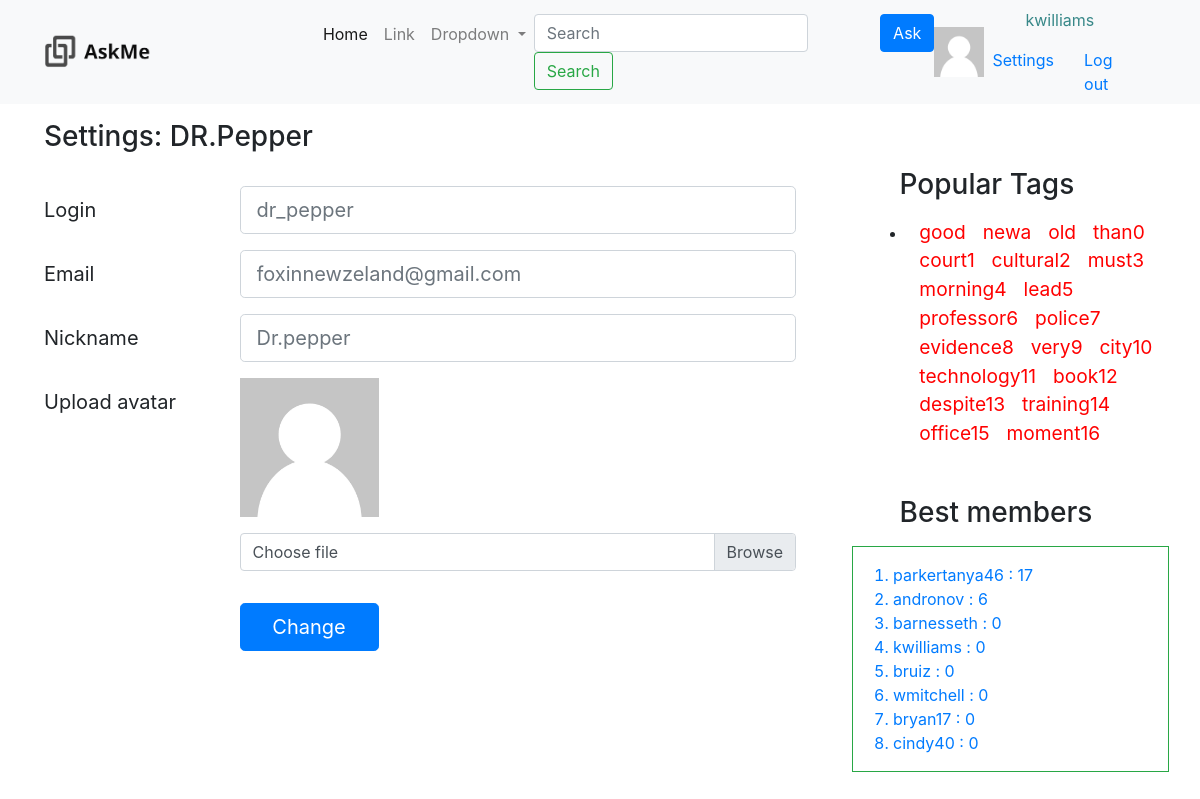
/settings/ (signed in), run on the app's committed database.
### asker/models.py (models this page shows, shortened)
class Tag (models.Model):
    tagname = models.CharField(max_length = 128)
    objects = TagManager()
    count = models.IntegerField(default=0)

class Profile (models.Model):
    user = models.OneToOneField(settings.AUTH_USER_MODEL, on_delete=models.CASCADE)
    rating = models.IntegerField(default=0)
    objects = ProfileManager()

### asker/views.py (the view)
# urls.py: path('settings/', views.settings, name ='settings'),
def settings(request):
    flag = 0
    username = 'none'
    if request.user.is_authenticated:
        flag = 1
        username = request.user.username
    users_top = Profile.objects.user_top()
    popular_tags = Tag.objects.popular_tags()
    return render(request, 'settings.html' , {'is_login' : flag , 'users_top' : users_top ,
                                              'popular_tags' : popular_tags,
                                              'username': username
                                              })

### asker/models.py (called while the page is built)
    def user_top(self):
        return self.order_by('-rating') [:8]

    def popular_tags(self):
        return self.order_by('-count')[:20]

### templates/settings.html (shortened to what this page needs)
{% extends "base.html" %}
{% load static %}
{% block content %}
    <div class="col -8">
        <div class="row">
            <h3>Settings: DR.Pepper</h3>
            <form class=" mt-4">
                <div class="form-group row">
                    <label for="colFormLabelLg" class="col-sm-3 col-form-label col-form-label-lg">Login</label>
                    <div class="col-sm-9">
                      <input type="email" class="form-control form-control-lg" id="colFormLabelLg" placeholder="dr_pepper">
                    </div>
                </div>
                <div class="form-group row">
                    <label for="colFormLabelLg" class="col-sm-3 col-form-label col-form-label-lg">Email</label>
                    <div class="col-sm-9">
                      <input type="email" class="form-control form-control-lg" id="colFormLabelLg" placeholder="foxinnewzeland@gmail.com">
                    </div>
                </div>
                <div class="form-group row">
                    <label for="colFormLabelLg" class="col-sm-3 col-form-label col-form-label-lg">Nickname</label>
                    <div class="col-sm-9">
                      <input type="email" class="form-control form-control-lg" id="colFormLabelLg" placeholder="Dr.pepper">
                    </div>
                </div>
                <div class="form-group row">
                    <label for="colFormLabelLg" class="col-sm-3 col-form-label col-form-label-lg">Upload avatar</label>
                    <div class="col-sm-9">
                     <img class = "settings_image" src = "{% static "img/avatar.png" %}">
                        <div class="custom-file">
                            <label class="custom-file-label mt-3" for="customFile">Choose file</label>
                            <button type="button" class="btn btn-primary btn-lg w-25 ml-0 mt-5">Change</button>
                        </div>
                    </div>
                </div>
            </form>
        </div>
    </div>
{% endblock %}

### templates/base.html (shortened to what this page needs)
{% load static %}
<!doctype html>
<html lang="en">
  <head>
    <link rel="stylesheet" href=" {% static "css/bootstrap.min.css" %}">
    <link rel="stylesheet" href= " {% static "css/index.css" %}">
  </head>
  <body>
    <nav class="navbar navbar-expand-lg navbar-light bg-light">
      <a class="navbar-brand w-25 h-25" href="{% url 'index'%}">
        <img class="ml-3" src="{% static "img\logo1.png" %}" alt="logo" width="45%" height="25%">
      </a>
      <div class="collapse navbar-collapse" id="navbarSupportedContent">
        <ul class="navbar-nav mr-auto">
          <li class="nav-item active">
            <a class="nav-link" href="{% url 'index'%}">Home <span class="sr-only">(current)</span></a>
          </li>
          <li class="nav-item">
            <a class="nav-link" href="#">Link</a>
          </li>
          <li class="nav-item dropdown">
            <a class="nav-link dropdown-toggle" href="#" id="navbarDropdown" role="button" data-toggle="dropdown" aria-haspopup="true" aria-expanded="false">
              Dropdown
            </a>
          </li>
          <li>
            <form class="form-inline my-2 my-lg-0">
              <input class="form-control mr-sm-2" type="search" placeholder="Search" aria-label="Search">
              <button class="btn btn-outline-success my-2 my-sm-0" type="submit">Search</button>
            </form>
          </li>
            {% if is_login %}
            <li>
              <button type="button" class="btn btn-primary ml-2"><a class=text-white href="{% url 'ask' %}">Ask</a></button>
            </li>
            {% endif %}
        </ul>
          <div class="nav-item">
              <img src="{% static "img/avatar.png" %}" width="50px" height="50x">
          </div>
          <div class="nav-item ml-2 mr-5">
              <div class="row">
                  <div class="col pl-5">
                      {% if is_login %}
                    <p id="parag">{{ username }}</p>
                  </div>
              </div>
              <div class="row">
                <div class="col">
                  <a href="{% url 'settings' %}">Settings</a>
                </div>
                <div class="col">
                  <a href="{% url 'logout' %}">Log out</a>
                </div>
                        {% endif %}
              </div>
          </div>
      </div>
    </nav>
    <div class="container mr-3 mt-3">
        <div class = "row">
        {% block content %}
        {% endblock %}
            <div class="col-4 ml-2 pl-5 mt-5">
              <h3 class="leftMenu mb-3">Popular Tags</h3>
              <div class="container">
                <ul>
                  <li>
                      {% for tag in popular_tags %}
                          <a class="cloudTag_1" href="{% url 'tag' tag.tagname %}">{{tag.tagname}}</a>
                      {% endfor %}
                  </li>
                </ul>
              </div>
              <h3 class="leftMenu mb-3 mt-5">Best members</h3>
              <div class="border border-success">
                <ol class="mt-3">
                    {% for user in users_top %}
                        <li class="text-primary"> {{user.user.username}} : {{ user.rating }}</li>
                    {% endfor %}
                </ol>
              </div>
            </div>
        </div>
    </div>
  </body>
</html>

### static/css/index.css (style rules this page uses)
p { color: #388888; }
h3.leftMenu { margin-left: 15%; }
a.cloudTag_1 { font-size: 1.2em; margin-left: 5%; color: red; }
img.settings_image { width : 25%; height: auto; }

### data on the page
Tag: tagname "good"
Tag: tagname "newa"
Tag: tagname "old"
Tag: tagname "than0"
Tag: tagname "court1"
Tag: tagname "cultural2"
Tag: tagname "must3"
Tag: tagname "morning4"
Tag: tagname "lead5"
Tag: tagname "professor6"
Tag: tagname "police7"
Tag: tagname "evidence8"
Tag: tagname "very9"
Tag: tagname "city10"
Tag: tagname "technology11"
Tag: tagname "book12"
Tag: tagname "despite13"
Tag: tagname "training14"
Tag: tagname "office15"
Tag: tagname "moment16"
Profile: user.username "parkertanya46", rating "17"
Profile: user.username "andronov", rating "6"
Profile: user.username "barnesseth", rating "0"
Profile: user.username "kwilliams", rating "0"
Profile: user.username "bruiz", rating "0"
Profile: user.username "wmitchell", rating "0"
Profile: user.username "bryan17", rating "0"
Profile: user.username "cindy40", rating "0"

### other printed values
{{ username }} "kwilliams"
